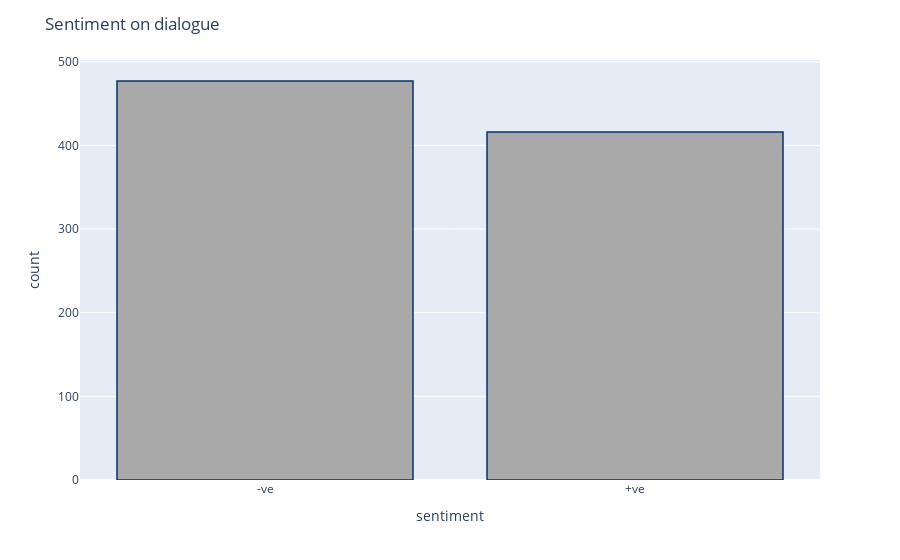

Here is the notebook cell this chart was saved with:
### Code cell
# Importing required libraries

import transformers
from transformers import pipeline
import pandas as pd
import matplotlib.pyplot as plot
import seaborn as sbr
color = sbr.color_palette()
%matplotlib inline
import plotly.offline as plty
plty.init_notebook_mode(connected=True)
import plotly.graph_objs as go
import plotly.tools as tls
import plotly.express as xp
import csv

df1 = pd.read_csv('/Users/pr472/Desktop/Masters/Fall-22/Data Acquisition and Pre-Processing/Final_Project/TWILIGHT1.csv')
df1.head()
sentiment_pipeline = pipeline("sentiment-analysis")
data = []
for dialogue in df1.dialogue:
    if dialogue != "Narration":
        data.append(dialogue)
sentiment = []
for text in data:
    dlg = [{"dialogue": text}]
    emotion = sentiment_pipeline(text) + dlg
    d = [{k:v for x in emotion for k,v in x.items()}]
    sentiment.extend(d)
    
header = ["label","score", "dialogue"]

with open('/Users/pr472/Desktop/Masters/Fall-22/Data Acquisition and Pre-Processing/Final_Project/TWILIGHT-senti.csv', 'w') as csvfile:
    writer = csv.DictWriter(csvfile, fieldnames = header)
    writer.writeheader()
    writer.writerows(sentiment) #saved into csv

df2 = pd.read_csv('/Users/pr472/Desktop/Masters/Fall-22/Data Acquisition and Pre-Processing/Final_Project/TWILIGHT-senti.csv')
df2.head()

merged_data = df1.merge(df2,on=["dialogue"])
merged_data.to_csv("/Users/pr472/Desktop/Masters/Fall-22/Data Acquisition and Pre-Processing/Final_Project/Final_TWILIGHT-senti.csv")

df = pd.read_csv("/Users/pr472/Desktop/Masters/Fall-22/Data Acquisition and Pre-Processing/Final_Project/Final_TWILIGHT-senti.csv")
df.head()

df['sentiment'] = df['label'].apply(lambda label : +1 if label == 'POSITIVE' else -1)

# spliting dataframe into positive and negative sentiment:
positive = df[df['sentiment'] == 1]
negative = df[df['sentiment'] == -1]

# Histogram representing negative and positive dialogues

df['sentiment'] = df['sentiment'].replace({-1 : '-ve'})
df['sentiment'] = df['sentiment'].replace({1 : '+ve'})
fig = xp.histogram(df, x="sentiment")
fig.update_traces(marker_color="darkgray",marker_line_color='rgb(8,48,107)',
                  marker_line_width=1.5)
fig.update_layout(title_text='Sentiment on dialogue')
fig.show()

# histogram representing negative and positive of each characters
ax = df.hist(column='sentiment', by='speaker',figsize=(20,50))
plt.show()

### Figure 1 — Plotly figure (JSON) as saved in the notebook; plotly's stock layout.template omitted (floating-point values rounded to 4 significant figures; data arrays with more than 128 entries replaced by an {"elided": "..."} marker saying what was removed)
{"data": [{"alignmentgroup": "True", "bingroup": "x", "hovertemplate": "sentiment=%{x}<br>count=%{y}<extra></extra>", "legendgroup": "", "marker": {"color": "darkgray", "line": {"color": "rgb(8,48,107)", "width": 1.5}, "pattern": {"shape": ""}}, "name": "", "offsetgroup": "", "orientation": "v", "showlegend": false, "type": "histogram", "x": {"elided": "893 str values"}, "xaxis": "x", "yaxis": "y"}], "layout": {"barmode": "relative", "legend": {"tracegroupgap": 0}, "margin": {"t": 60}, "title": {"text": "Sentiment on dialogue"}, "xaxis": {"anchor": "y", "domain": [0, 1], "title": {"text": "sentiment"}}, "yaxis": {"anchor": "x", "domain": [0, 1], "title": {"text": "count"}}}}
